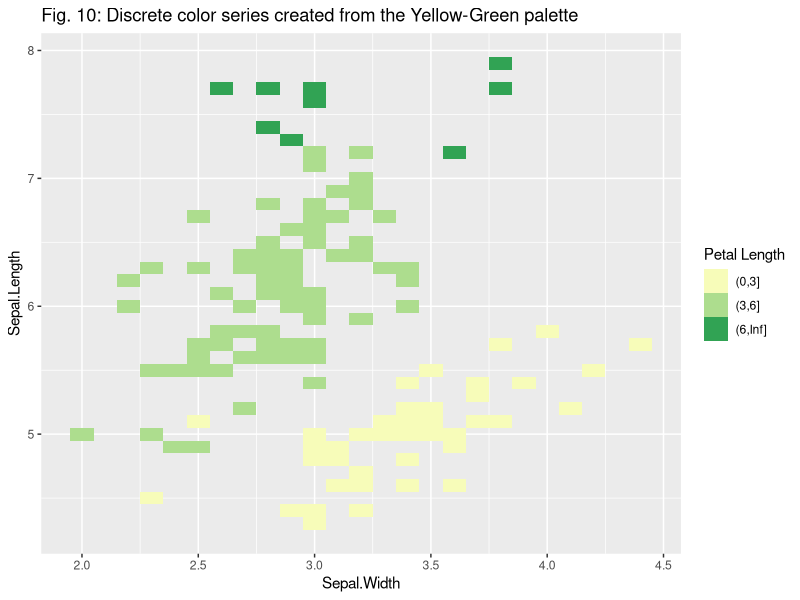
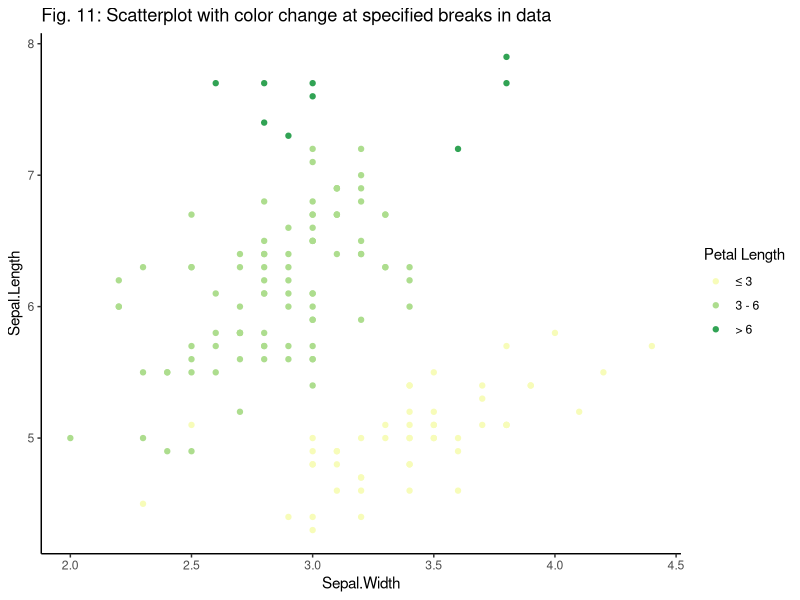

Recreate these plots in R, in order.
require(ggplot2)
require(here)
require(dplyr)
require(RColorBrewer)

mybreaks <- c(0,3,6,Inf) # bins
mylabels <- c("≤ 3", "3 - 6", "> 6","") # null added at end to avoid warning about labels and breaks being same length

# Fig 9 -----------
# colors from specified gradient end/middle points
#iris_identity <- ggplot(iris) + 
#  geom_point(aes(x=Sepal.Width, y=Sepal.Length,
#                  colour=cut(Petal.Length, mybreaks))) +
#   scale_color_identity("Petal.Length", labels=mylabels, 
#                        breaks=mybreaks, guide="legend") +
#   labs(title = "Fig. 9: Colors created to span a set of specified colors")
# 
# print(iris_identity)


# Fig 10 ---------
# based on answers from stackoverflow, adapting to scatter data
p2<- ggplot(iris, aes(x=Sepal.Width,y=Sepal.Length,fill=cut(Petal.Length, c(0,3,6,Inf)))) +
  geom_tile() +
  scale_fill_brewer(type="seq",palette = "YlGn") + # colors based on a yellow-green palette
  guides(fill=guide_legend(title="Petal Length")) +
  labs(title = "Fig. 10: Discrete color series created from the Yellow-Green palette")

print(p2)

p3 <- ggplot(iris) +
  geom_point(aes(x=Sepal.Width, y=Sepal.Length,
                 colour=cut(Petal.Length, mybreaks))) +
  theme_classic() +
  scale_colour_brewer("Petal Length", type="seq",palette = "YlGn", labels = mylabels, guide = "legend") +
  labs(title = "Fig. 11: Scatterplot with color change at specified breaks in data")

print(p3)

# This somehow produces the legend that the graphing practice script fails to do. but only after running it a few times and adding more stuff on top. 
# Did I have to get the error "Error in grDevices::col2rgb(colour, TRUE) : invalid color name '(0,3]'" ?


